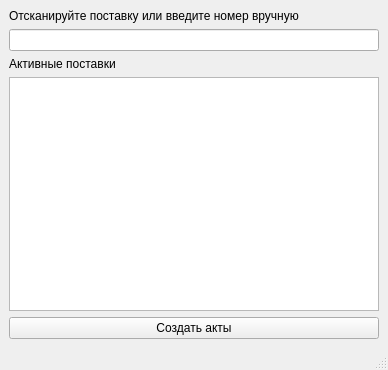
<?xml version="1.0" encoding="UTF-8"?>
<ui version="4.0">
 <class>CreateAct</class>
 <widget class="QMainWindow" name="CreateAct">
  <property name="geometry">
   <rect>
    <x>0</x>
    <y>0</y>
    <width>388</width>
    <height>370</height>
   </rect>
  </property>
  <property name="windowTitle">
   <string>MainWindow</string>
  </property>
  <widget class="QWidget" name="centralwidget">
   <layout class="QGridLayout" name="gridLayout_2">
    <item row="0" column="0">
     <layout class="QGridLayout" name="gridLayout">
      <item row="2" column="0">
       <widget class="QLabel" name="labelAcSupp">
        <property name="text">
         <string>Активные поставки</string>
        </property>
       </widget>
      </item>
      <item row="1" column="0">
       <widget class="QLineEdit" name="lineEditScan"/>
      </item>
      <item row="0" column="0">
       <widget class="QLabel" name="labelScan">
        <property name="text">
         <string>Отсканируйте поставку или введите номер вручную</string>
        </property>
       </widget>
      </item>
      <item row="3" column="0">
       <widget class="QTableWidget" name="tableWidgetSupp"/>
      </item>
     </layout>
    </item>
    <item row="1" column="0">
     <widget class="QPushButton" name="pushButtonCreateActs">
      <property name="text">
       <string>Создать акты</string>
      </property>
     </widget>
    </item>
   </layout>
  </widget>
  <widget class="QMenuBar" name="menubar">
   <property name="geometry">
    <rect>
     <x>0</x>
     <y>0</y>
     <width>388</width>
     <height>22</height>
    </rect>
   </property>
  </widget>
  <widget class="QStatusBar" name="statusbar"/>
 </widget>
 <resources/>
 <connections/>
</ui>
